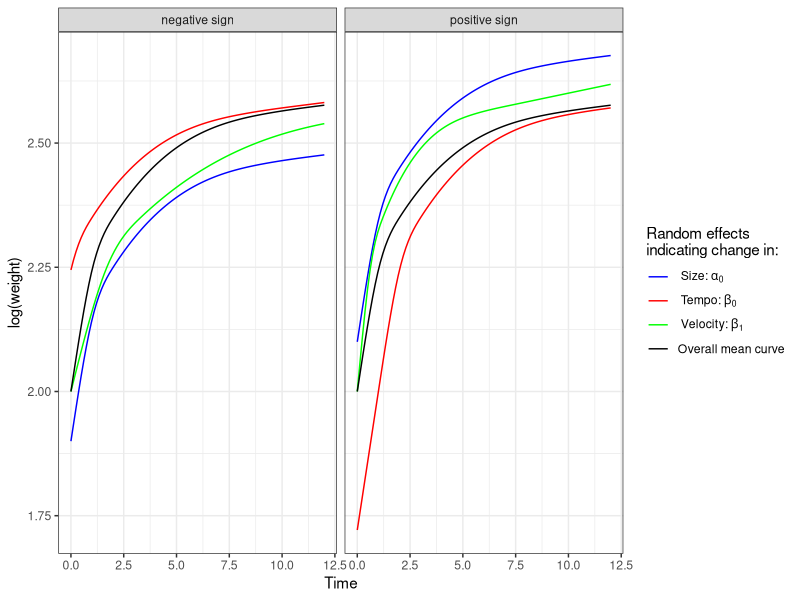
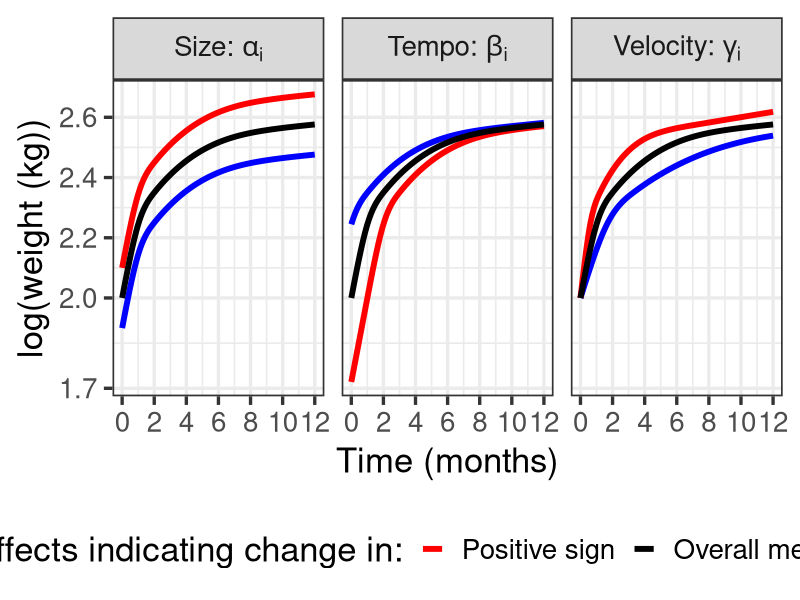
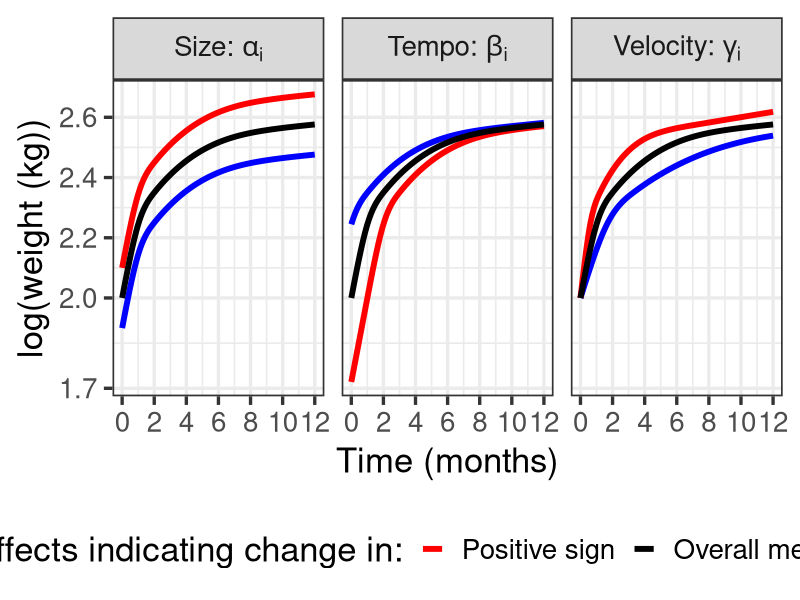

Here is the R script that generated these plots, in order:
# sim.growth.data.R

#  pks = c("ggplot2", "gridExtra", "reshape")
#  install.packages(pks)

require(splines)
require(nlme)
require(ggplot2)
library(gridExtra)
require(reshape)

# simulate infant growth data for figure in R
# some code adapted from simcurve.an.20131120.R
# ...............................................


# SITAR model 
# y_it = alpha_i + h( [t-beta_i] / exp(-gamma_i) )
# h is the cubic natural spline

# let t = 0, 1, 2, 5, 6, 7, 9, and 12 (8 fixed time points)

# Simple model adapted from Beath 2008, doi: 10.1002/sim.2718
# ######################################################

# make function for model similar to what was in the program to obtain parameters.
fitnlme2 <- function(age, 
                     s1,s2,s3,s4,
                     salpha0, ealpha, sbeta0, sbeta1) {
  nsmatrix <- as.matrix( ns( (age-sbeta0)/exp(-sbeta1), knots=myknots, Boundary.knots=mybounds) )
  as.vector(  salpha0 + ealpha +
                t( 	matrix(rep(1,4),ncol=4) %*%
                      t( cbind(  s1*nsmatrix[,1], 
                                 s2*nsmatrix[,2], 
                                 s3*nsmatrix[,3], 
                                 s4*nsmatrix[,4]))
  )
  )
}

# Take function from Beath and use it to generate data
s1=0.5
s2=0.5
s3=0.8
s4=0.4

s5=0.4
splinecoefs <- as.matrix(cbind(s1,s2,s3,s4)); splinecoefs
salpha0=0.5
sbeta0=0.2
sbeta1=-0.6
addalpha=0

age.sim = c(0, 1, 2, 5, 6, 7, 9, 12) # age at 0, 1, ..., 12 months
myknots=c(1,2,9) # 3 knots at 2, 6 and 9 months
mybounds=c(0,12) # bounds at 0 to 12 months for spline

test = (age.sim-sbeta0)/exp(sbeta1)
dim(test)
length(test)
nsmatrix <- as.matrix( ns( (age.sim-sbeta0)/exp(sbeta1), knots=myknots, Boundary.knots=mybounds) )
dim(nsmatrix)

bmi.sim2 =  as.vector(  salpha0 + addalpha + 
              t(   matrix(rep(1,4),ncol=4) %*%
                     t( cbind(  s1*nsmatrix[,1], 
                                s2*nsmatrix[,2], 
                                s3*nsmatrix[,3], 
                                s4*nsmatrix[,4]))
))

bmi.sim2 # these are the 8 data points for log(bmi) with these parameters

# #######################################
# Now generate data to simulate curve.
# #######################################
n <- 100
x1 <- seq(0,12,length.out=n) # 12 months time span
col1 <- "blue"

# function with sbeta0 or sbeta1, meant to indicate random effects
y.base <- function (x, alpha, e.alpha, beta0, beta1)
{fitnlme2(x, s1, s2, s3, s4,
          e.alpha, alpha, beta0, beta1)
}

fitnlme2(x1, s1, s2, s3, s4, 
         0,1,2,3)

# GET outcome data via function
fx.1 <- splinefun(x1, y.base(x1,2,0,1,1), method=c("natural")) # test out 

# Set up different shifts in alpha, beta0, and beta1 (3rd, 4th and 5th parameters in the y.base function)
data.1 <- as.data.frame( cbind( x1,
                                y.base(x1,2,0,0,0),
                                y.base(x1,2,0.1,0,0),
                                y.base(x1,2,0,1,0),
                                y.base(x1,2,0,0,0.5),
                                y.base(x1,2,0,0,0),
                                y.base(x1,2,-0.1,0,0), 
                                y.base(x1,2,0,-1,0), 
                                y.base(x1,2,0,0,-0.5))) # put together different types of curves with different alpha, b0 and b1
colnames(data.1) <- c("x1", "bapos", "a1pos", "b0pos", "b1pos", "baneg", "a1neg", "b0neg", "b1neg")
data.1[1:10,]

data.2 <- melt(data.1, id="x1")
head(data.2)
data.2$sign <- substr(data.2$variable,3,3)
levels(factor(data.2$sign))
data.2$v2 <- substr(data.2$variable,1,2)
levels(factor(data.2$v2))
data.2$sign <- factor(data.2$sign,labels=c("negative sign", "positive sign"))
table(data.2$sign)
data.2$sign.2 = with(data.2, {ifelse(v2=="ba", "o", sign)})
table(data.2$sign.2)
levels(factor(data.2$sign.2))
data.2$sign.2 <- factor(data.2$sign.2, labels=c("Negative sign",
                                                "Positive sign",
                                                "Overall mean"))
table(data.2$sign.2)

# Rearrange the data frame so I can plot each random effect in separate panes
# .........................................................
levels(data.2$sign.2)
data.2.extra.a1 = data.2[data.2$sign.2=="Overall mean" & data.2$sign=="positive sign",]
nrow(data.2.extra.a1)
data.2.extra.a1$v2="a1"
data.2.extra.b0 = data.2[data.2$sign.2=="Overall mean" & data.2$sign=="positive sign",]
data.2.extra.b0$v2="b0"
data.2.extra.b1 = data.2[data.2$sign.2=="Overall mean" & data.2$sign=="positive sign",]
data.2.extra.b1$v2="b1"
nrow(data.2.extra.b1)


data.2.add = rbind(data.2[(data.2$sign.2 %in% c("Negative sign", "Positive sign")),],
                   data.2.extra.a1,
                   data.2.extra.b0,
                   data.2.extra.b1)
levels(factor(data.2.add$v2))
with(data.2.add, {table(v2,sign.2)})

# Plot the curve
# ######################################################
levels(factor(data.2$v2))
plot.1 <- ggplot(data=data.2, aes(x=x1, y=value, group=v2, color=v2)) +
  geom_line() +
  facet_wrap(~sign) +
  xlab("Time") +
  ylab("log(weight)") +
  theme_bw() +
  scale_colour_manual("Random effects\nindicating change in:", 
                      values = c("ba" = "black", 
                                 "a1" = "blue", 
                                 "b0" = "red",
                                 "b1" = "green"),
                      labels = c("a1" = expression(paste(" Size: ", alpha[0])),
                                 "b0" = expression(paste(" Tempo: ", beta[0])),
                                 "b1" = expression(paste(" Velocity: ", beta[1])),
                                 "ba" = "Overall mean curve")
  )

plot.1


# Try the size/tempo/velocity in panes instead of all in one plot
# with pos and neg w/in each pane
# ..............................

levels(factor(data.2.add$v2))
data.2.add$v2 = factor(data.2.add$v2, labels=c(expression(paste("Size: ", alpha[i])),
                                               expression(paste("Tempo: ", beta[i])),
                                               expression(paste("Velocity: ", gamma[i]))))
levels(data.2.add$v2)
levels(data.2$sign.2)

plot.2 <- ggplot(data=data.2.add, 
                 aes(x=x1, y=value, group=sign.2, color=sign.2)) +
  geom_line(lwd=2) +
  facet_grid(~v2, labeller = label_parsed) +
  xlab("Time (months)") +
  ylab("log(weight (kg))") +
  theme_bw(base_size=25) +
  theme(legend.position="bottom") +
  scale_colour_manual("Random effects indicating change in:", 
                      breaks = c( "Positive sign",
                                  "Overall mean",
                                  "Negative sign"),
                      values = c("Negative sign" = "blue", 
                                 "Positive sign" = "red",
                                 "Overall mean" = "black")) +
  scale_x_continuous(breaks = c(0,2,4,6,8,10,12)) +
  scale_y_continuous(breaks = c(1.7, 2.0, 2.2, 2.4, 2.6))

plot.2


#setwd("C:/Users/Ann/Dropbox/unc.grad.school.2015.spring/epid.726/figure/sim.growth")
setwd("C:/Users/vonholle/Dropbox/unc.grad.school.2015.spring/epid.726/figure/sim.growth")
# output plot
png(file ="sim.growth.png", width=3600, height=1800, 
     units="px", res=300, pointsize=12)  
  plot.2
dev.off()


# TEST area.........................
# ..................................
# test = as.matrix(ns((age.sim-sbeta0)/exp(sbeta1), knots=myknots, Boundary.knots=mybounds))
# class(test)
# test$matrix
# 
# dim(t(test))
# dim(splinecoefs)
# test2 = matrix(1,8,5)
# test2
# 
# splinecoefs %*% t(test2)
# 
# splinecoefs %*% t(test)
# test

# 
# fitnlme <- function(age,s1,s2,s3,s4,s5,salpha0,sbeta0,sbeta1){
#   splinecoefs <- as.matrix(cbind(s1,s2,s3,s4,s5))
#   as.vector(salpha0 + t(matrix(rep(1,5),ncol=5) %*%
#                           t(splinecoefs*as.matrix(ns((age-sbeta0)/exp(sbeta1),
#                                                      knots=myknots,Boundary.knots=mybounds)))))
# }

# 
# class(ns((age.sim-sbeta0)/exp(sbeta1), knots=myknots,Boundary.knots=mybounds))
# 
# bmi.sim = as.vector(salpha0 + t(matrix(rep(1,5),ncol=5) %*%
#                                   t(splinecoefs %*% t(as.matrix(ns((age.sim-sbeta0)/exp(sbeta1),
#                                                                    knots=myknots, Boundary.knots=mybounds))))
# )
# )
# 
# sim.male.weight <-
#   nlme(logWt~fitnlme(Agedays,s1,s2,s3,s4,s5,alpha0,beta0,beta1),
#        data=capsMales,
#        fixed = s1+s2+s3+s4+s5+alpha0 ~ 1,
#        random = alpha0+beta0+beta1 ~ 1 | Id,
#        start = c(inits1,inits2,inits3,inits4,inits5,inits0)
#   )



# if you want to add arrows pointing to changes
# .............................................

# 
# plot.1 <- ggplot(data=data.2, aes(x=x1, y=value, group=v2, color=v2)) +
#   geom_line() +
#   facet_wrap(~sign) +
#   geom_segment(data=line.data,
#                aes(x = line.data[,1], 
#                    y = line.data[,2], 
#                    xend = line.data[,3],
#                    yend = line.data[,4]),
#                arrow=arrow(angle=25, length=unit(0.5,"cm")),
#                size=1) +
#   scale_colour_manual("Random effects", 
#                       values = c("ba" = "black", 
#                                  "a1" = "blue", 
#                                  "b0" = "red",
#                                  "b1" = "green"),
#                       labels = c("alpha",
#                                  "beta0",
#                                  "beta1",
#                                  "base")) +
#   xlab("Time") +
#   ylab("log(weight)") +
#   theme_bw() 
# 
# plot.1

# 
# # set up arrows to indicate the different growth curves
# line.data <- data.frame(x1 = c(0,4,6,10,0,4,2,10), 
#                         y1 = c(2,
#                                y.base(4,2,0,0,0), 
#                                y.base(6,2,0,0,0), 
#                                y.base(10,2,0,0,0),
#                                2,
#                                y.base(4,2,0,0,0), 
#                                y.base(2,2,0,0,0), 
#                                y.base(10,2,0,0,0)), 
#                         x2 = c(0,4,4,13,0,4,4,13), 
#                         y2 = c(2,
#                                y.base(4,2,-0.1,0,0), 
#                                y.base(4,2,0,0,0), 
#                                y.base(13,2,0,0,-1),
#                                2,
#                                y.base(4,2,0,0,0), 
#                                y.base(4,2,2,0,0), 
#                                y.base(13,2,0,0,1)
#                         ),
#                         v2 = c("ba", "a1", "b0", "b1", "ba", "a1", "b0", "b1"), 
#                         sign = c("n",  "n", "n", "n", "p", "p", "p", "p"),
#                         sign.2 = c("b",  "n", "n", "n", "b", "p", "p", "p"),
#                         s1=1, l1=0.5)
# 
# line.data$sign <- factor(line.data$sign,labels=c("Negative sign", "Positive sign"))
